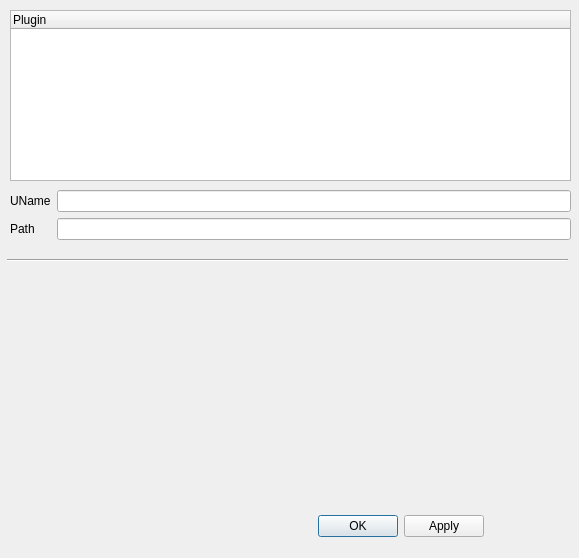
<?xml version="1.0" encoding="UTF-8"?>
<ui version="4.0">
 <class>AddPlugin</class>
 <widget class="QDialog" name="AddPlugin">
  <property name="geometry">
   <rect>
    <x>0</x>
    <y>0</y>
    <width>579</width>
    <height>558</height>
   </rect>
  </property>
  <property name="windowTitle">
   <string>Dialog</string>
  </property>
  <widget class="QDialogButtonBox" name="buttonBox">
   <property name="geometry">
    <rect>
     <x>230</x>
     <y>510</y>
     <width>341</width>
     <height>32</height>
    </rect>
   </property>
   <property name="orientation">
    <enum>Qt::Horizontal</enum>
   </property>
   <property name="standardButtons">
    <set>QDialogButtonBox::Apply|QDialogButtonBox::Ok</set>
   </property>
   <property name="centerButtons">
    <bool>true</bool>
   </property>
  </widget>
  <widget class="QTreeWidget" name="treePlugin">
   <property name="geometry">
    <rect>
     <x>10</x>
     <y>10</y>
     <width>561</width>
     <height>171</height>
    </rect>
   </property>
   <column>
    <property name="text">
     <string>Plugin</string>
    </property>
   </column>
  </widget>
  <widget class="QWidget" name="formLayoutWidget">
   <property name="geometry">
    <rect>
     <x>10</x>
     <y>190</y>
     <width>561</width>
     <height>62</height>
    </rect>
   </property>
   <layout class="QFormLayout" name="formLayout">
    <property name="fieldGrowthPolicy">
     <enum>QFormLayout::AllNonFixedFieldsGrow</enum>
    </property>
    <item row="0" column="0">
     <widget class="QLabel" name="label">
      <property name="text">
       <string>UName</string>
      </property>
     </widget>
    </item>
    <item row="0" column="1">
     <widget class="QLineEdit" name="le_uname"/>
    </item>
    <item row="1" column="0">
     <widget class="QLabel" name="label_2">
      <property name="text">
       <string>Path</string>
      </property>
     </widget>
    </item>
    <item row="1" column="1">
     <widget class="QLineEdit" name="le_path">
      <property name="readOnly">
       <bool>true</bool>
      </property>
     </widget>
    </item>
   </layout>
  </widget>
  <widget class="QWidget" name="formLayoutWidget_2">
   <property name="geometry">
    <rect>
     <x>10</x>
     <y>270</y>
     <width>561</width>
     <height>241</height>
    </rect>
   </property>
   <layout class="QFormLayout" name="customFormLayout"/>
  </widget>
  <widget class="Line" name="line">
   <property name="geometry">
    <rect>
     <x>7</x>
     <y>250</y>
     <width>561</width>
     <height>20</height>
    </rect>
   </property>
   <property name="orientation">
    <enum>Qt::Horizontal</enum>
   </property>
  </widget>
 </widget>
 <resources/>
 <connections>
  <connection>
   <sender>buttonBox</sender>
   <signal>accepted()</signal>
   <receiver>AddPlugin</receiver>
   <slot>accept()</slot>
   <hints>
    <hint type="sourcelabel">
     <x>248</x>
     <y>254</y>
    </hint>
    <hint type="destinationlabel">
     <x>157</x>
     <y>274</y>
    </hint>
   </hints>
  </connection>
  <connection>
   <sender>buttonBox</sender>
   <signal>rejected()</signal>
   <receiver>AddPlugin</receiver>
   <slot>reject()</slot>
   <hints>
    <hint type="sourcelabel">
     <x>316</x>
     <y>260</y>
    </hint>
    <hint type="destinationlabel">
     <x>286</x>
     <y>274</y>
    </hint>
   </hints>
  </connection>
 </connections>
</ui>
